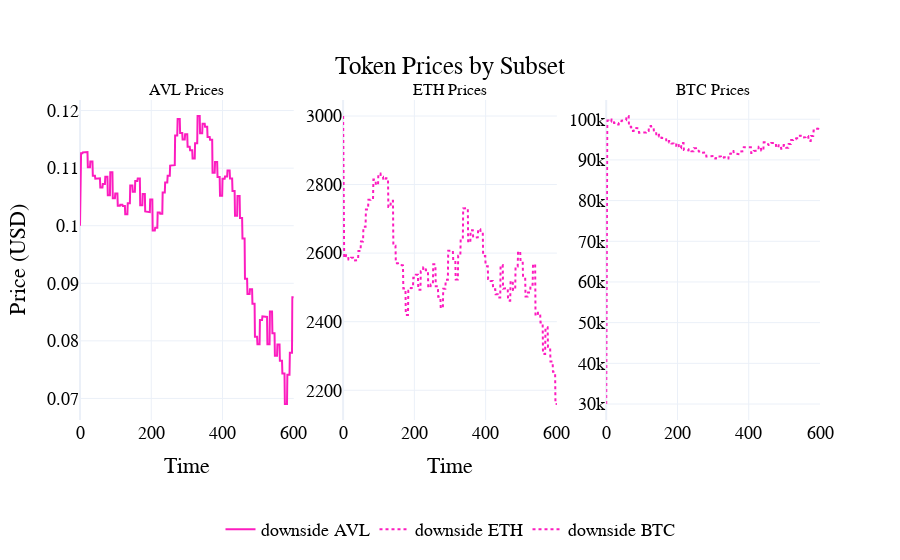

Notebook code for this chart:
### Code cell
visualizations.plot_token_price_per_subset(
    df,
    scenario_names={
        0: "downside",
    }
)

### Figure 1 — Plotly figure (JSON) as saved in the notebook; plotly's stock layout.template omitted (floating-point values rounded to 4 significant figures; data arrays with more than 128 entries replaced by an {"elided": "..."} marker saying what was removed)
{"data": [{"line": {"color": "#FC1CBF", "dash": "solid"}, "mode": "lines", "name": "downside AVL", "type": "scatter", "x": {"elided": "4201 int values"}, "xaxis": "x", "y": {"elided": "4201 float values"}, "yaxis": "y"}, {"line": {"color": "#FC1CBF", "dash": "dot"}, "mode": "lines", "name": "downside ETH", "type": "scatter", "x": {"elided": "4201 int values"}, "xaxis": "x2", "y": {"elided": "4201 float values"}, "yaxis": "y2"}, {"line": {"color": "#FC1CBF", "dash": "dot"}, "mode": "lines", "name": "downside BTC", "type": "scatter", "x": {"elided": "4201 int values"}, "xaxis": "x3", "y": {"elided": "4201 float values"}, "yaxis": "y3"}], "layout": {"annotations": [{"font": {"size": 16}, "showarrow": false, "text": "AVL Prices", "x": 0.1444, "xanchor": "center", "xref": "paper", "y": 1, "yanchor": "bottom", "yref": "paper"}, {"font": {"size": 16}, "showarrow": false, "text": "ETH Prices", "x": 0.5, "xanchor": "center", "xref": "paper", "y": 1, "yanchor": "bottom", "yref": "paper"}, {"font": {"size": 16}, "showarrow": false, "text": "BTC Prices", "x": 0.8556, "xanchor": "center", "xref": "paper", "y": 1, "yanchor": "bottom", "yref": "paper"}], "font": {"color": "black", "family": "Arial", "size": 18}, "hovermode": "x unified", "legend": {"font": {"color": "black", "size": 18}, "orientation": "h", "x": 0.5, "xanchor": "center", "y": -0.4, "yanchor": "bottom"}, "paper_bgcolor": "rgba(255, 255, 255, 1)", "plot_bgcolor": "rgba(255, 255, 255, 1)", "title": {"text": "Token Prices by Subset", "x": 0.5, "xanchor": "center", "y": 0.9, "yanchor": "top"}, "xaxis": {"anchor": "y", "domain": [0, 0.2889], "title": {"text": "Time"}}, "xaxis2": {"anchor": "y2", "domain": [0.3556, 0.6444], "title": {"text": "Time"}}, "xaxis3": {"anchor": "y3", "domain": [0.7111, 1]}, "yaxis": {"anchor": "x", "domain": [0, 1], "title": {"text": "Price (USD)"}}, "yaxis2": {"anchor": "x2", "domain": [0, 1]}, "yaxis3": {"anchor": "x3", "domain": [0, 1]}}}
